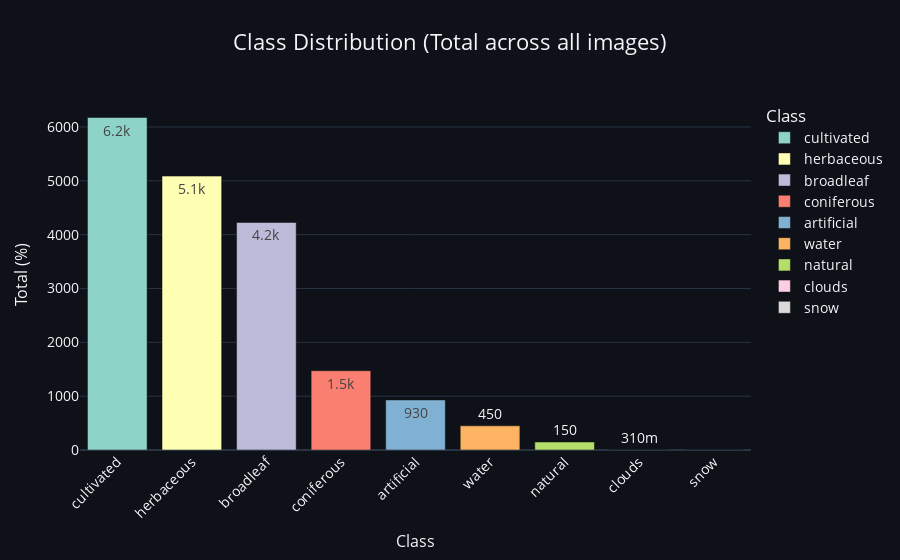
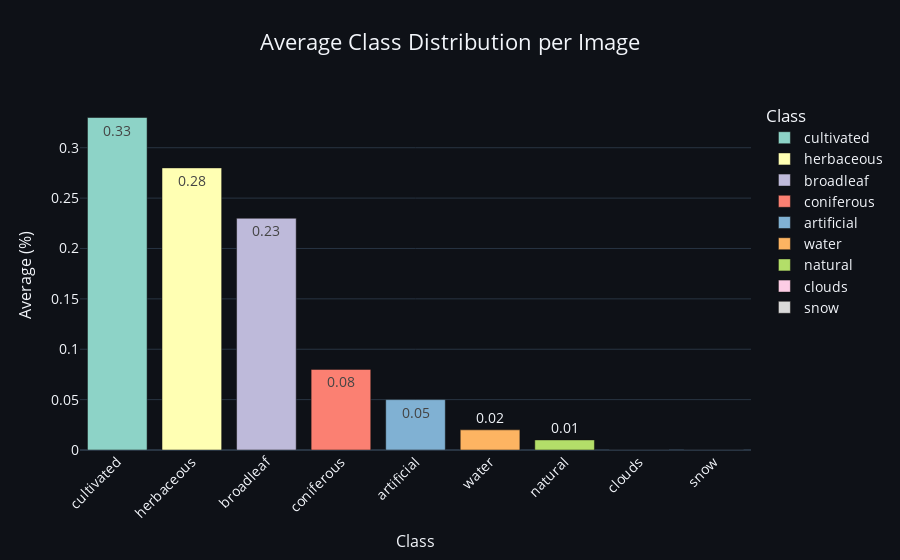

The cell these charts' notebook holds for them, in order:
### Markdown cell above
### Distribution des classes sur toutes les images

### Code cell
import plotly.io as pio

pio.templates.default = "plotly_dark"  # White theme for clarity

# Data
cols_to_keep = train_infos.columns.difference(['sample_id', 'no_data'])
class_distribution = train_infos[cols_to_keep].sum()
class_mean_distribution = class_distribution / len(train_infos)

df_plot = pd.DataFrame({
    "Class": class_distribution.index, 
    "Total Percentage": class_distribution.values,
    "Average Percentage": np.round(class_mean_distribution.values, 2)
})

# Sort in descending order
df_total = df_plot[['Class', 'Total Percentage']].sort_values(by="Total Percentage", ascending=False)
df_mean = df_plot[['Class', 'Average Percentage']].sort_values(by="Average Percentage", ascending=False)

# Fixed color palette (optional)
colors = px.colors.qualitative.Set3

# Chart 1: Total percentage per class
fig_total = px.bar(
    df_total,
    x="Class",
    y="Total Percentage",
    title="Class Distribution (Total across all images)",
    labels={"Total Percentage": "Total (%)", "Class": "Class"},
    text_auto=".2s",
    color="Class",
    color_discrete_sequence=colors
)

# Chart 2: Average percentage per image
fig_mean = px.bar(
    df_mean,
    x="Class",
    y="Average Percentage",
    title="Average Class Distribution per Image",
    labels={"Average Percentage": "Average (%)", "Class": "Class"},
    text_auto=".2f",
    color="Class",
    color_discrete_sequence=colors
)

# Update layout style
for fig in [fig_total, fig_mean]:
    fig.update_layout(
        title=dict(x=0.5, font=dict(size=22)),
        xaxis=dict(title_font=dict(size=16), tickangle=-45),
        yaxis=dict(title_font=dict(size=16)),
        font=dict(size=14),
        plot_bgcolor="#0E1117",
        paper_bgcolor="#0E1117",

    )

# Display
fig_total.show()
fig_mean.show()

### Figure 1 — Plotly figure (JSON) as saved in the notebook; plotly's stock layout.template omitted (floating-point values rounded to 4 significant figures)
{"data": [{"hovertemplate": "Class=%{x}<br>Total (%)=%{y}<extra></extra>", "legendgroup": "cultivated", "marker": {"color": "rgb(141,211,199)", "pattern": {"shape": ""}}, "name": "cultivated", "orientation": "v", "showlegend": true, "textposition": "auto", "texttemplate": "%{y:.2s}", "type": "bar", "x": ["cultivated"], "xaxis": "x", "y": [6176.0], "yaxis": "y"}, {"hovertemplate": "Class=%{x}<br>Total (%)=%{y}<extra></extra>", "legendgroup": "herbaceous", "marker": {"color": "rgb(255,255,179)", "pattern": {"shape": ""}}, "name": "herbaceous", "orientation": "v", "showlegend": true, "textposition": "auto", "texttemplate": "%{y:.2s}", "type": "bar", "x": ["herbaceous"], "xaxis": "x", "y": [5087.0], "yaxis": "y"}, {"hovertemplate": "Class=%{x}<br>Total (%)=%{y}<extra></extra>", "legendgroup": "broadleaf", "marker": {"color": "rgb(190,186,218)", "pattern": {"shape": ""}}, "name": "broadleaf", "orientation": "v", "showlegend": true, "textposition": "auto", "texttemplate": "%{y:.2s}", "type": "bar", "x": ["broadleaf"], "xaxis": "x", "y": [4227.0], "yaxis": "y"}, {"hovertemplate": "Class=%{x}<br>Total (%)=%{y}<extra></extra>", "legendgroup": "coniferous", "marker": {"color": "rgb(251,128,114)", "pattern": {"shape": ""}}, "name": "coniferous", "orientation": "v", "showlegend": true, "textposition": "auto", "texttemplate": "%{y:.2s}", "type": "bar", "x": ["coniferous"], "xaxis": "x", "y": [1472.0], "yaxis": "y"}, {"hovertemplate": "Class=%{x}<br>Total (%)=%{y}<extra></extra>", "legendgroup": "artificial", "marker": {"color": "rgb(128,177,211)", "pattern": {"shape": ""}}, "name": "artificial", "orientation": "v", "showlegend": true, "textposition": "auto", "texttemplate": "%{y:.2s}", "type": "bar", "x": ["artificial"], "xaxis": "x", "y": [930.3], "yaxis": "y"}, {"hovertemplate": "Class=%{x}<br>Total (%)=%{y}<extra></extra>", "legendgroup": "water", "marker": {"color": "rgb(253,180,98)", "pattern": {"shape": ""}}, "name": "water", "orientation": "v", "showlegend": true, "textposition": "auto", "texttemplate": "%{y:.2s}", "type": "bar", "x": ["water"], "xaxis": "x", "y": [448.7], "yaxis": "y"}, {"hovertemplate": "Class=%{x}<br>Total (%)=%{y}<extra></extra>", "legendgroup": "natural", "marker": {"color": "rgb(179,222,105)", "pattern": {"shape": ""}}, "name": "natural", "orientation": "v", "showlegend": true, "textposition": "auto", "texttemplate": "%{y:.2s}", "type": "bar", "x": ["natural"], "xaxis": "x", "y": [149.2], "yaxis": "y"}, {"hovertemplate": "Class=%{x}<br>Total (%)=%{y}<extra></extra>", "legendgroup": "clouds", "marker": {"color": "rgb(252,205,229)", "pattern": {"shape": ""}}, "name": "clouds", "orientation": "v", "showlegend": true, "textposition": "auto", "texttemplate": "%{y:.2s}", "type": "bar", "x": ["clouds"], "xaxis": "x", "y": [0.315], "yaxis": "y"}, {"hovertemplate": "Class=%{x}<br>Total (%)=%{y}<extra></extra>", "legendgroup": "snow", "marker": {"color": "rgb(217,217,217)", "pattern": {"shape": ""}}, "name": "snow", "orientation": "v", "showlegend": true, "textposition": "auto", "texttemplate": "%{y:.2s}", "type": "bar", "x": ["snow"], "xaxis": "x", "y": [0.01634], "yaxis": "y"}], "layout": {"barmode": "relative", "font": {"size": 14}, "legend": {"title": {"text": "Class"}, "tracegroupgap": 0}, "paper_bgcolor": "#0E1117", "plot_bgcolor": "#0E1117", "title": {"font": {"size": 22}, "text": "Class Distribution (Total across all images)", "x": 0.5}, "xaxis": {"anchor": "y", "categoryarray": ["cultivated", "herbaceous", "broadleaf", "coniferous", "artificial", "water", "natural", "clouds", "snow"], "categoryorder": "array", "domain": [0, 1], "tickangle": -45, "title": {"font": {"size": 16}, "text": "Class"}}, "yaxis": {"anchor": "x", "domain": [0, 1], "title": {"font": {"size": 16}, "text": "Total (%)"}}}}

### Figure 2 — Plotly figure (JSON) as saved in the notebook; plotly's stock layout.template omitted (floating-point values rounded to 4 significant figures)
{"data": [{"hovertemplate": "Class=%{x}<br>Average (%)=%{y}<extra></extra>", "legendgroup": "cultivated", "marker": {"color": "rgb(141,211,199)", "pattern": {"shape": ""}}, "name": "cultivated", "orientation": "v", "showlegend": true, "textposition": "auto", "texttemplate": "%{y:.2f}", "type": "bar", "x": ["cultivated"], "xaxis": "x", "y": [0.33], "yaxis": "y"}, {"hovertemplate": "Class=%{x}<br>Average (%)=%{y}<extra></extra>", "legendgroup": "herbaceous", "marker": {"color": "rgb(255,255,179)", "pattern": {"shape": ""}}, "name": "herbaceous", "orientation": "v", "showlegend": true, "textposition": "auto", "texttemplate": "%{y:.2f}", "type": "bar", "x": ["herbaceous"], "xaxis": "x", "y": [0.28], "yaxis": "y"}, {"hovertemplate": "Class=%{x}<br>Average (%)=%{y}<extra></extra>", "legendgroup": "broadleaf", "marker": {"color": "rgb(190,186,218)", "pattern": {"shape": ""}}, "name": "broadleaf", "orientation": "v", "showlegend": true, "textposition": "auto", "texttemplate": "%{y:.2f}", "type": "bar", "x": ["broadleaf"], "xaxis": "x", "y": [0.23], "yaxis": "y"}, {"hovertemplate": "Class=%{x}<br>Average (%)=%{y}<extra></extra>", "legendgroup": "coniferous", "marker": {"color": "rgb(251,128,114)", "pattern": {"shape": ""}}, "name": "coniferous", "orientation": "v", "showlegend": true, "textposition": "auto", "texttemplate": "%{y:.2f}", "type": "bar", "x": ["coniferous"], "xaxis": "x", "y": [0.08], "yaxis": "y"}, {"hovertemplate": "Class=%{x}<br>Average (%)=%{y}<extra></extra>", "legendgroup": "artificial", "marker": {"color": "rgb(128,177,211)", "pattern": {"shape": ""}}, "name": "artificial", "orientation": "v", "showlegend": true, "textposition": "auto", "texttemplate": "%{y:.2f}", "type": "bar", "x": ["artificial"], "xaxis": "x", "y": [0.05], "yaxis": "y"}, {"hovertemplate": "Class=%{x}<br>Average (%)=%{y}<extra></extra>", "legendgroup": "water", "marker": {"color": "rgb(253,180,98)", "pattern": {"shape": ""}}, "name": "water", "orientation": "v", "showlegend": true, "textposition": "auto", "texttemplate": "%{y:.2f}", "type": "bar", "x": ["water"], "xaxis": "x", "y": [0.02], "yaxis": "y"}, {"hovertemplate": "Class=%{x}<br>Average (%)=%{y}<extra></extra>", "legendgroup": "natural", "marker": {"color": "rgb(179,222,105)", "pattern": {"shape": ""}}, "name": "natural", "orientation": "v", "showlegend": true, "textposition": "auto", "texttemplate": "%{y:.2f}", "type": "bar", "x": ["natural"], "xaxis": "x", "y": [0.01], "yaxis": "y"}, {"hovertemplate": "Class=%{x}<br>Average (%)=%{y}<extra></extra>", "legendgroup": "clouds", "marker": {"color": "rgb(252,205,229)", "pattern": {"shape": ""}}, "name": "clouds", "orientation": "v", "showlegend": true, "textposition": "auto", "texttemplate": "%{y:.2f}", "type": "bar", "x": ["clouds"], "xaxis": "x", "y": [0.0], "yaxis": "y"}, {"hovertemplate": "Class=%{x}<br>Average (%)=%{y}<extra></extra>", "legendgroup": "snow", "marker": {"color": "rgb(217,217,217)", "pattern": {"shape": ""}}, "name": "snow", "orientation": "v", "showlegend": true, "textposition": "auto", "texttemplate": "%{y:.2f}", "type": "bar", "x": ["snow"], "xaxis": "x", "y": [0.0], "yaxis": "y"}], "layout": {"barmode": "relative", "font": {"size": 14}, "legend": {"title": {"text": "Class"}, "tracegroupgap": 0}, "paper_bgcolor": "#0E1117", "plot_bgcolor": "#0E1117", "title": {"font": {"size": 22}, "text": "Average Class Distribution per Image", "x": 0.5}, "xaxis": {"anchor": "y", "categoryarray": ["cultivated", "herbaceous", "broadleaf", "coniferous", "artificial", "water", "natural", "clouds", "snow"], "categoryorder": "array", "domain": [0, 1], "tickangle": -45, "title": {"font": {"size": 16}, "text": "Class"}}, "yaxis": {"anchor": "x", "domain": [0, 1], "title": {"font": {"size": 16}, "text": "Average (%)"}}}}
